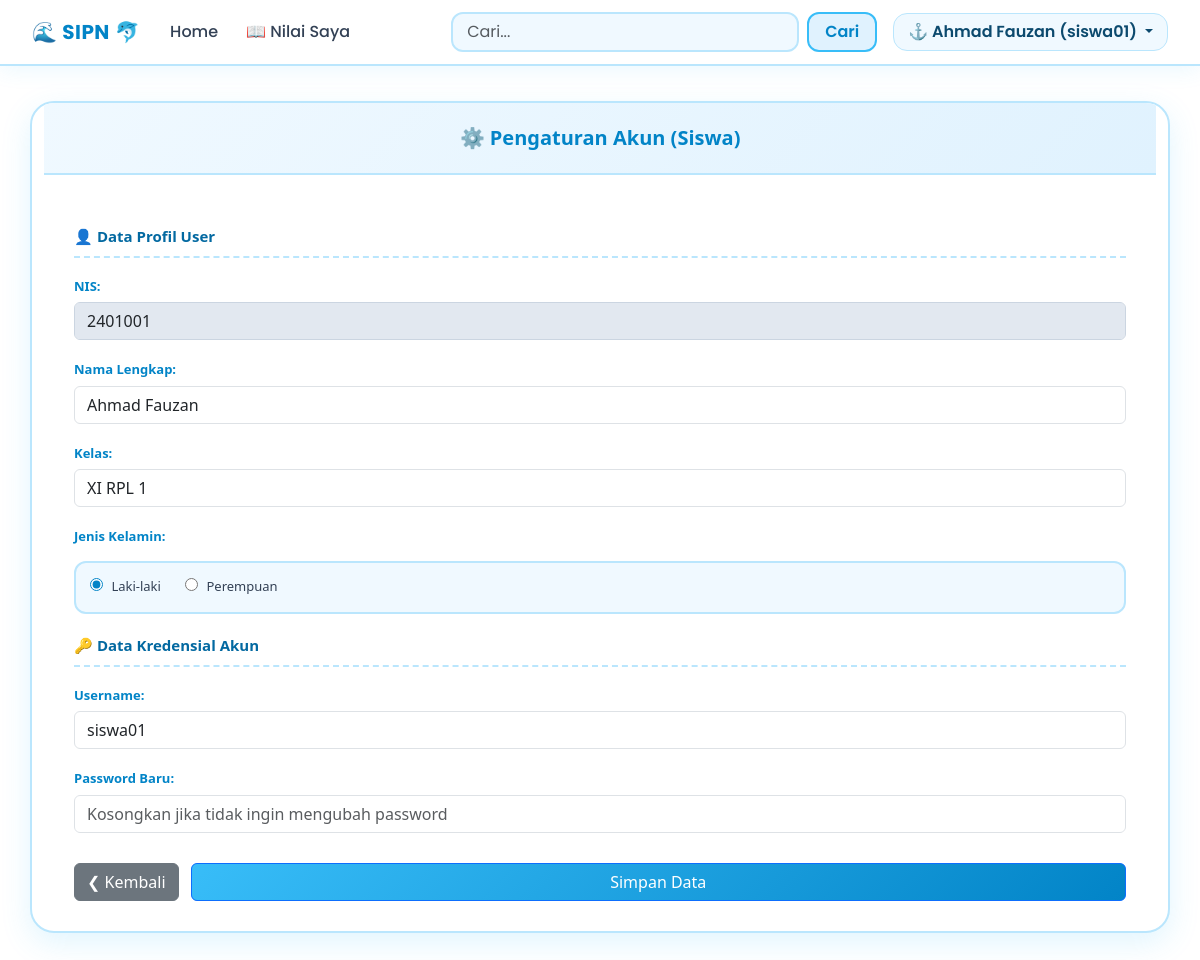
The app's page /pengatur.php (signed in) with its own data.
### tables this page shows
CREATE TABLE `siswa` (
  `id` int NOT NULL,
  `nis` varchar(10) DEFAULT NULL,
  `nama_siswa` varchar(100) DEFAULT NULL,
  `kelas` varchar(10) DEFAULT NULL,
  `jenis_kelamin` enum('L','P') DEFAULT NULL,
  `user_id` int DEFAULT NULL
);

CREATE TABLE `users` (
  `id` int NOT NULL,
  `username` varchar(50) DEFAULT NULL,
  `password` varchar(255) DEFAULT NULL,
  `role` enum('admin','guru','siswa') DEFAULT NULL,
  `created_at` timestamp NULL DEFAULT CURRENT_TIMESTAMP
);

### pengatur.php (the view, shortened to what this page needs)
<?php
$koneksi = mysqli_connect(
    "localhost",
    "root",
    "",
    "db_siacad_smk"
);
$username_login = $_SESSION['username'];
$role = $_SESSION['role'] ?? '';
if ($role === 'siswa') {
    $sql = "SELECT siswa.*, users.username
            FROM siswa
            JOIN users ON siswa.user_id = users.id
            WHERE users.username = ?";
} elseif ($role === 'guru') {
    $sql = "SELECT guru.*, users.username
            FROM guru
            JOIN users ON guru.user_id = users.id
            WHERE users.username = ?";
} else {
    die("Halaman ini khusus siswa dan guru.");
}
$stmt = mysqli_prepare($koneksi, $sql);
mysqli_stmt_bind_param($stmt, "s", $username_login);
mysqli_stmt_execute($stmt);
$result = mysqli_stmt_get_result($stmt);
$user = mysqli_fetch_assoc($result);
?>
<!DOCTYPE html>
<html lang="id">
<head>
    <link href="https://cdn.jsdelivr.net/npm/bootstrap@5.3.3/dist/css/bootstrap.min.css"
          rel="stylesheet">
</head>
<body>
<?php include 'nvbar.php'; ?>
<div class="container">
    <div class="form-header">
        ⚙️ Pengaturan Akun
        (<?= $role === 'siswa' ? 'Siswa' : 'Guru' ?>)
    </div>
    <div class="form-body">
        <form action="" method="POST">
            <div class="section-title">
                👤 Data Profil User
            </div>
            <?php if ($role === 'siswa'): ?>
                <div class="mb-3">
                    <label>NIS:</label>
                    <input type="text" class="form-control"
                           value="<?= htmlspecialchars($user['nis']) ?>"
                           readonly>
                </div>
                <div class="mb-3">
                    <label>Nama Lengkap:</label>
                    <input type="text" name="nama_siswa"
                           class="form-control"
                           value="<?= htmlspecialchars($user['nama_siswa']) ?>"
                           required>
                </div>
                <div class="mb-3">
                    <label>Kelas:</label>
                    <input type="text" name="kelas"
                           class="form-control"
                           value="<?= htmlspecialchars($user['kelas']) ?>"
                           required>
                </div>
            <?php endif; ?>
            <div class="mb-3">
                <label>Jenis Kelamin:</label>
                <div class="radio-group">
                    <label>
                        <input type="radio"
                               name="jenis_kelamin" value="L"
                            <?= $user['jenis_kelamin'] === 'L'
                                ? 'checked' : '' ?>>
                        Laki-laki
                    </label>
                    <label>
                        <input type="radio"
                               name="jenis_kelamin" value="P"
                            <?= $user['jenis_kelamin'] === 'P'
                                ? 'checked' : '' ?>>
                        Perempuan
                    </label>
                </div>
            </div>
            <div class="section-title">
                🔑 Data Kredensial Akun
            </div>
            <div class="mb-3">
                <label>Username:</label>
                <input type="text" name="username"
                       class="form-control"
                       value="<?= htmlspecialchars($user['username']) ?>"
                       required>
            </div>
            <div class="mb-3">
                <label>Password Baru:</label>
                <input type="password" name="password"
                       class="form-control"
                       placeholder="Kosongkan jika tidak ingin mengubah password">
            </div>
            <div class="btn-container">
                <a href="dashboard.php"
                   class="btn btn-secondary">
                    ❮ Kembali
                </a>
                <button type="submit" name="simpan"
                        class="btn btn-primary">
                    Simpan Data
                </button>
            </div>
        </form>
    </div>
</div>
<?php require_once 'footer.php'; ?>
</body>
</html>

### pengatur.php (style rules this page uses)
body { font-family: 'Poppins', sans-serif; background-color: #e0f2fe; margin: 0; padding: 0 0 40px; color: #334155; }
.container { max-width: 700px; background: #fff; margin: 35px auto; border: 2px solid #bae6fd; border-radius: 24px; box-shadow: 0 10px 30px rgba(56,189,248,.15); overflow: hidden; }
.form-header { background: linear-gradient(135deg,#f0f9ff,#e0f2fe); padding: 20px 25px; border-bottom: 2px solid #bae6fd; font-size: 20px; font-weight: 700; color: #0284c7; text-align: center; }
.form-body { padding: 30px; }
.section-title { font-size: 15px; font-weight: 700; color: #0369a1; margin-top: 20px; margin-bottom: 15px; border-bottom: 2px dashed #bae6fd; padding-bottom: 8px; }
.mb-3 { margin-bottom: 20px; }
label { display: block; margin-bottom: 6px; font-size: 13px; font-weight: 600; color: #0284c7; }
.form-control { width: 100%; padding: 10px 14px; border: 2px solid #bae6fd; border-radius: 12px; box-sizing: border-box; font-size: 14px; background-color: #f0f9ff; color: #334155; }
.form-control[readonly] { background-color: #e2e8f0; border-color: #cbd5e1; }
.radio-group { margin-top: 8px; background-color: #f0f9ff; border: 2px solid #bae6fd; padding: 10px 14px; border-radius: 12px; }
.radio-group label { display: inline-block; margin-right: 20px; font-weight: 500; color: #334155; cursor: pointer; }
.radio-group input { accent-color: #0284c7; margin-right: 5px; }
.btn-container { margin-top: 30px; display: flex; gap: 12px; }
.btn { padding: 11px 22px; border: none; border-radius: 14px; cursor: pointer; font-size: 14px; font-weight: 600; text-decoration: none; text-align: center; }
.btn-primary { background: linear-gradient(135deg,#38bdf8,#0284c7); color: #fff; flex: 1; }
.btn-secondary { background-color: #e0f2fe; color: #0369a1; border: 1.5px solid #7dd3fc; }

### records on screen
siswa: nis "2401001", nama_siswa "Ahmad Fauzan", kelas "XI RPL 1", jenis_kelamin "☑ Laki-laki", jenis_kelamin "☐ Perempuan", username "siswa01"

### other values on screen
$nama "Ahmad Fauzan"
$username "siswa01"
